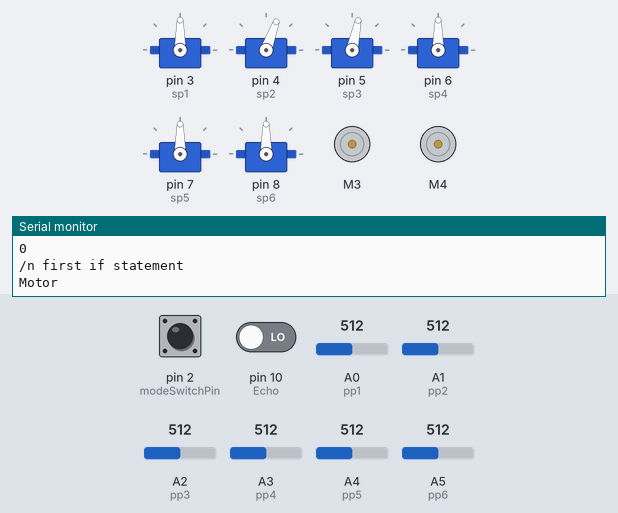
The sketch below on a simulated Arduino Uno, built with avr-gcc and run on an emulated ATmega328P. Parts: 6 × servo, 2 × DC motor (green arrow = forward, orange = backward, longer = faster), the last lines printed to the serial monitor. Inputs (shaded band) come from the test bench; at power-on: A0 (pp1) = 512, A1 (pp2) = 512, A2 (pp3) = 512, A3 (pp4) = 512, A4 (pp5) = 512, A5 (pp6) = 512, pin 2 (modeSwitchPin) HIGH, pin 10 (Echo) LOW.

Above: at 1.2 s.
1.3 s: A0 (pp1) set to 716
At 9.1 s:
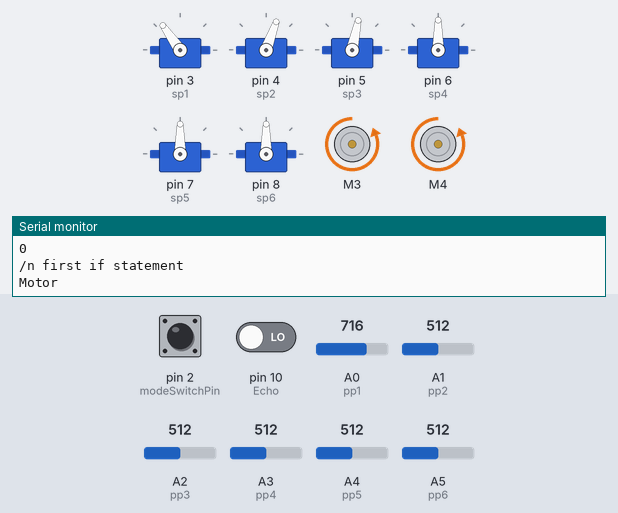
9.3 s: A1 (pp2) set to 716
At 15.9 s:
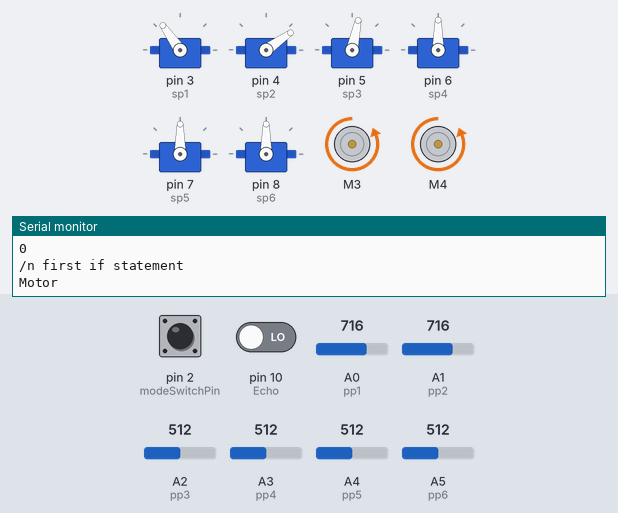
21.7 s: A2 (pp3) set to 716
At 30.5 s:
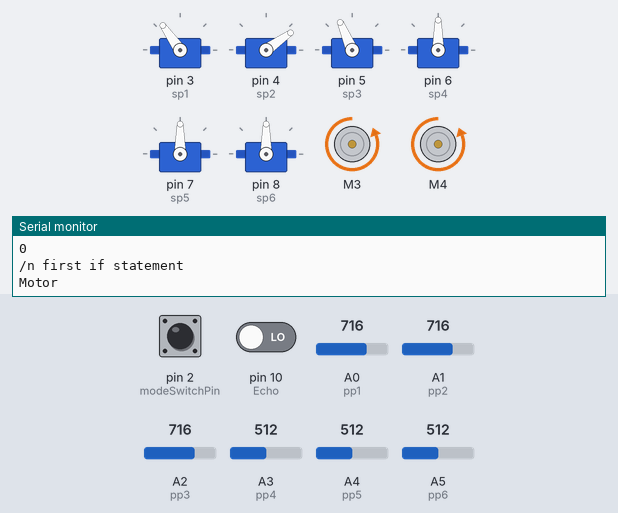
35.0 s: A3 (pp4) set to 716
At 43.8 s:
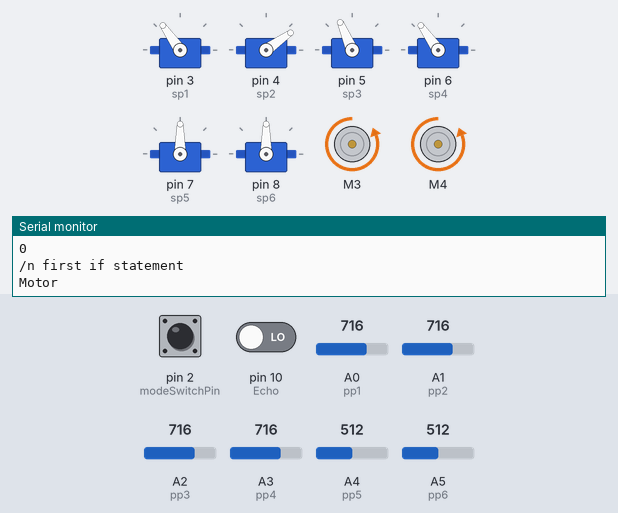
48.3 s: A4 (pp5) set to 716
At 57.2 s:
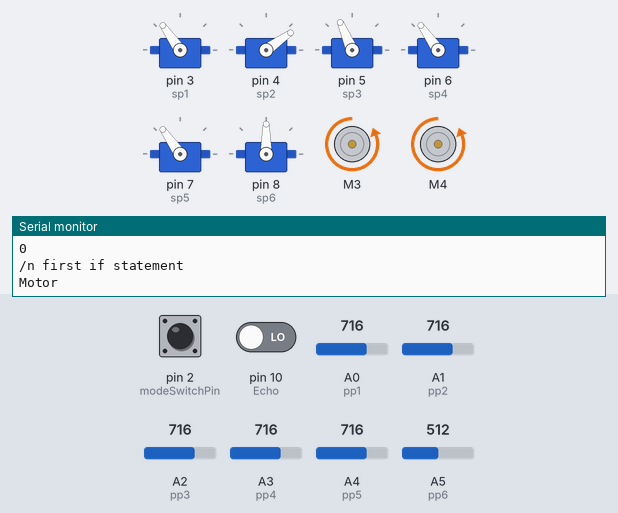
61.6 s: A5 (pp6) set to 716
At 64.5 s:
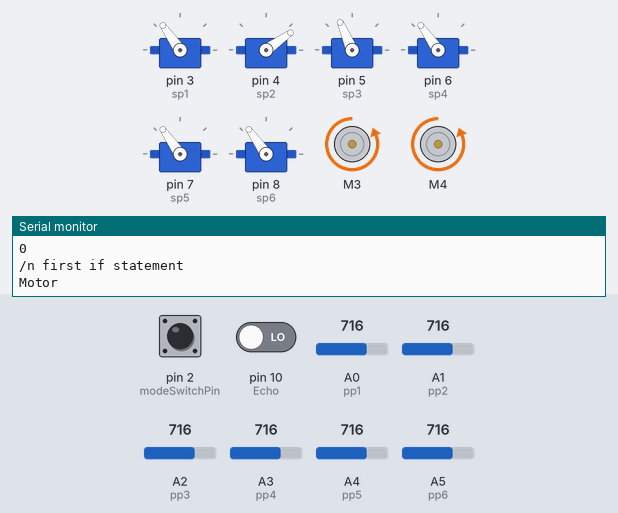
Timing chart, 0 to 70.7 s (numbered marks = the images above; inputs shaded):
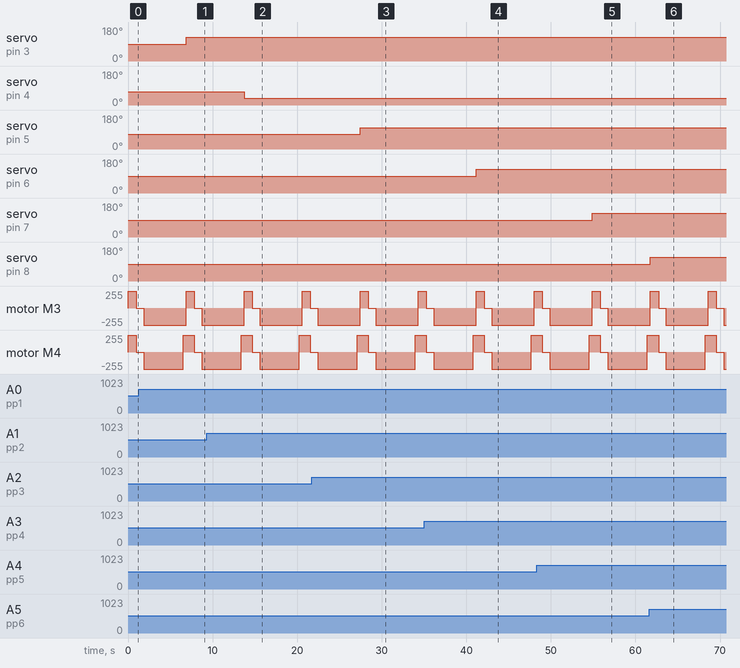

The sketch:

Robot_Arm.ino
```cpp
/*
 *
 */
//*********Pre-Processor Directives**********************
#include <Servo.h>
#include <AFMotor.h>
//***********Car specific declarations********************

//*************Robot Arm specific declarations*************
AF_DCMotor grip(3);

Servo base;      //base Rotation
Servo lArm;      //lower arm joint
Servo uArm;      //upper arm joint
Servo armRotate; //upper arm rotation
Servo wrist;     //wrist
Servo hand;      //hand rotation

int modeSwitchPin = 2; //Power on/off of the robot arm

//Servo pins
int sp1 = 3;
int sp2 = 4;
int sp3 = 5;
int sp4 = 6;
int sp5 = 7;
int sp6 = 8;

//Potentiometer pins
int pp1 = A0;
int pp2 = A1;
int pp3 = A2;
int pp4 = A3;
int pp5 = A4;
int pp6 = A5;

int lastPos[7] =  {0, 0, 0, 0, 0, 0, 0};

//          x, 1,  2,   3,  4, 5, 6  you must set these to your system..
int calibration[7] = {0, 0, -20, -12, 0, 0, 0};
int neutralPos[7]  = {0,93,121,37,80,86,80};
bool moved = false;
bool debug = false;
bool inJoyStickMode = true;

void gotoNeutralPos()
{
  for(int i=1; i<=6; i++)
  {
      doMove(i, neutralPos[i],0);
  }
}


void JoyStickMode()
{
  moved = false;
  int raw1 = analogRead(pp1);
  int raw2 = analogRead(pp2);
  int raw3 = analogRead(pp3);
  int raw4 = analogRead(pp4);
  int raw5 = analogRead(pp5);
  int raw6 = analogRead(pp6);

  int pos1 = map(raw1, 0, 1023, 0, 180);
  int pos2 = map(raw2, 0, 1023, 180, 0); //note I accidently swapped which side my +/- were on so I have to swap the mapping..(arm was acting in reverse of my motion)
  int pos3 = map(raw3, 0, 1023, 0, 180);
  int pos4 = map(raw4, 0, 1023, 0, 180); //not implemented in joystick yet
  int pos5 = map(raw5, 0, 1023, 0, 180);
  int pos6 = map(raw6, 0, 1023, 0, 180); //not implemented in joystick yet

  if(abs(pos1 - lastPos[1]) > 2) doMove(1, pos1, raw1);
  if(abs(pos2 - lastPos[2]) > 2) doMove(2, pos2, raw2);
  if(abs(pos3 - lastPos[3]) > 2) doMove(3, pos3, raw3);
  if(abs(pos4 - lastPos[4]) > 2) doMove(4, pos4, raw4);
  if(abs(pos5 - lastPos[5]) > 2) doMove(5, pos5, raw5);
  if(abs(pos6 - lastPos[6]) > 2) doMove(6, pos6, raw6);

  if(moved){
    if(debug)
      Serial.println();
    else{
      Serial.print(pos1);Serial.print(',');
      Serial.print(pos2);Serial.print(',');
      Serial.print(pos3);Serial.print(',');
      Serial.print(pos4);Serial.print(',');
      Serial.print(pos5);Serial.print(',');
      Serial.print(pos6);
      Serial.println();
    }
  }

}

//*******************************ROBOT ARM CODE**********************************

void SerialControlMode()
{

  String n;
  Servo* s = 0;

  int i=1;
  int pos[7] = {0, 0, 0, 0, 0, 0, 0};
  char tmp[100];
  char *t = &tmp[0];

  //expected input 6 csv numbers for servo positions \n
  //0,0,0,0,0,0\n
  while(!Serial.available()){
    delay(1);
    if(digitalRead(modeSwitchPin) == HIGH) return; //they entered joystick mode..
  }

  n = Serial.readStringUntil('\n');

  if(n.length() >= 100){
    Serial.println("Invalid too long!");
    return;
  }

  strcpy(tmp,n.c_str());

  while(i < 7)
  {
      pos[i] = atoi(t);
      i++;
    if(i!=7)
    {
      while(*t != ',')
      {
        if(*t == 0){i=7; break;}
        t++;
      }
    }
    t++;
  }

  if(i!=7)
  {
    Serial.print("Invalid command string i=");
    Serial.println(i);
    Serial.println();
    return;
  }

  if(debug)
  {
    Serial.print("Parsed input: ");
    for(i=1; i<=6; i++){
      Serial.print(pos[i]);
      Serial.print( (i==6 ? '\n' : ',' ) );
    }
  }

  bool isEmpty = true;
  for(i=1; i<=6; i++){
    if(pos[i] != 0){ isEmpty = false; break; }
  }

  if(!isEmpty){
    for(i=1; i<=6; i++){
      if( pos[i] != lastPos[i] ) doMove(i,pos[i],0);
    }
  }

  Serial.println("OK");

}

Servo* getServo(int index)
{
  switch(index)
  {
    case 1: return &base;
    case 2: return &lArm;
    case 3: return &uArm;
    case 4: return &armRotate;
    case 5: return &wrist;
    case 6: return &hand;
  }

  return 0;
}

void doMove(int index, int pos, int raw)
{
  Servo* s = getServo(index);
  if(s==0) return;

  lastPos[index] = pos;
  if(debug) dbg(index,raw,pos);
  s->write(pos + calibration[index]);
  moved = true;
}


void dbg(int index, int raw, int pos)
{
  Serial.print(index);
  Serial.print(") ");
  Serial.print("Raw: ");
  Serial.print(raw);
  Serial.print(" Mapped: ");
  Serial.println(pos);
}

//*******************************CAR CODE****************************************
```

Arduino_Obstacle_Robot.ino
```cpp
#define Trig 13
#define Echo 10
#include <Servo.h>
#include <AFMotor.h>


/*******************************
 * *Where we define variables **
 *******************************/
AF_DCMotor motor2(3);
AF_DCMotor motor4(4);

Servo servo;

int angle = 90;
int look_left;
int look_right;
int look_straight;

int time;

/*********************
 ** Methods defined **
 *********************/


void go_forward()
{
  motor2.run(FORWARD);
  motor4.run(FORWARD);
  motor2.setSpeed(255);
  motor4.setSpeed(255);
}

void go_backwards()
{
  motor2.run(BACKWARD);
  motor4.run(BACKWARD);
  motor2.setSpeed(255);
  motor4.setSpeed(255);
}

void go_right()
{
  motor2.run(FORWARD);
  // motor4.run(FORWARD);
  motor2.setSpeed(255);
  // motor4.setSpeed(255);
}

void go_left()
{
  // motor3.run(FORWARD);
  motor4.run(FORWARD);
  // motor3.setSpeed(255);
  motor4.setSpeed(255);
}

void stop_movement()  // Stop movement
{
  motor2.run(RELEASE);
  motor4.run(RELEASE);
  Serial.begin(9600);   // set up Serial library at 9600 bps
  Serial.println("Motor");
}

void calculate_left() // Calculates angles by
{
  digitalWrite(Trig, HIGH);
  delayMicroseconds(10);
  digitalWrite(Trig, LOW);
  time = pulseIn(Echo, HIGH);
  look_left = time / 58;
}

void calculate_forward() {
  digitalWrite(Trig, HIGH);
  delayMicroseconds(10);
  digitalWrite(Trig, LOW);
  time = pulseIn(Echo, HIGH);
  look_straight = time / 58;
  Serial.println(look_straight); // Output to port
}

void calculate_right()
{
  digitalWrite(Trig, HIGH);
  delayMicroseconds(10);
  digitalWrite(Trig, LOW);
  time = pulseIn(Echo, HIGH);
  look_right = time / 58;
}
```

Controller.ino
```cpp
void setup()
{
  Serial.begin(115200);
  //The servo attaches to the servo potentiometer
  base.attach(sp1);
  lArm.attach(sp2);
  uArm.attach(sp3);
  armRotate.attach(sp4);
  wrist.attach(sp5);
  hand.attach(sp6);

  pinMode(pp1, INPUT);
  pinMode(pp2, INPUT);
  pinMode(pp3, INPUT);
  pinMode(pp4, INPUT);
  pinMode(pp5, INPUT);
  pinMode(pp6, INPUT);

  pinMode(modeSwitchPin, INPUT_PULLUP); //defaults to joystick mode..

}
void loop()
{
//Robot Arm code for loop method
  if(digitalRead(modeSwitchPin) == HIGH)
  {
    inJoyStickMode = true;
    JoyStickMode();
  }
  else
  {
    if(inJoyStickMode)
    {
      inJoyStickMode = false;
      gotoNeutralPos();
    }
    SerialControlMode();
  }

//Driving code for loop method
 go_forward();
  calculate_forward();
  if (look_straight < 30) //If the angle of the sensor is less than 30 degrees, we will stop
  {
    Serial.println("/n first if statement");
    stop_movement();
    delay(50);

    for (angle = 90; angle >= 10; angle--)
    {
      servo.write(angle);
      delay(10);
    }
    go_backwards();      //Now we'll go backwards
    delay(150);
    //stop_movement();
    calculate_right();   //Let's figure out if we can even go right
    delay(50);
    for (angle = 10; angle <= 170; angle++)
    {
      servo.write(angle);
      delay(10);
    }
    calculate_left();
    delay(50);
    for (angle = 170; angle >= 90; angle--)
    {
      servo.write(angle);
      delay(10);
    }

    if (look_right > look_left)     //If right looks better than left, let's go right
    {

      go_right();
      delay(300);
      //stop_movement();
    }

    else                           //If left looks better than right, than let's go left
    {
      go_left();
      delay(300);
      //stop_movement();
    }

  }
  else                            //If all else fails, fuck it let's go forward
  {
    go_forward();
  }
}
```

Measured:
- after the input at 1.3 s, servo on pin 3 (sp1): 90° → 125° after 5.6 s
- after the input at 9.3 s, servo on pin 4 (sp2): 70° → 35° after 4.4 s
- after the input at 21.7 s, servo on pin 5 (sp3): 78° → 113° after 5.7 s
- after the input at 35.0 s, servo on pin 6 (sp4): 90° → 125° after 6.1 s
- after the input at 48.3 s, servo on pin 7 (sp5): 90° → 125° after 6.6 s
- after the input at 61.6 s, servo on pin 8 (sp6): 90° → 125° after 0.12 s
